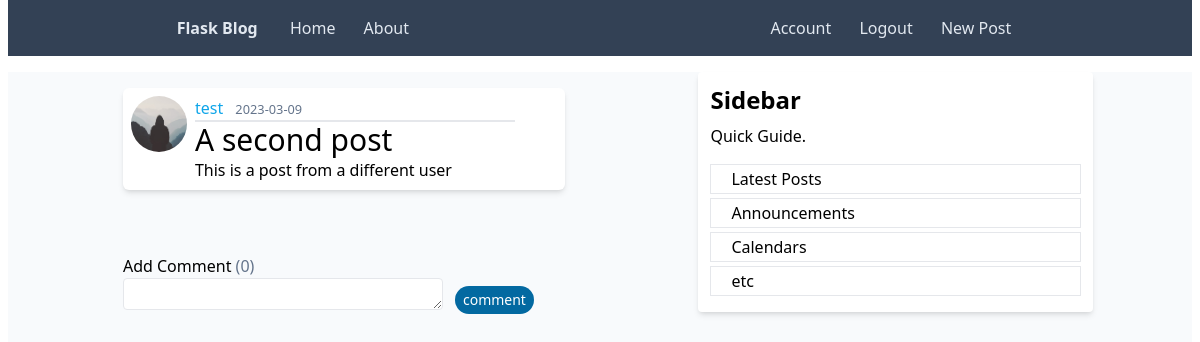
Page /post/2 (signed in) on the earlier database version.
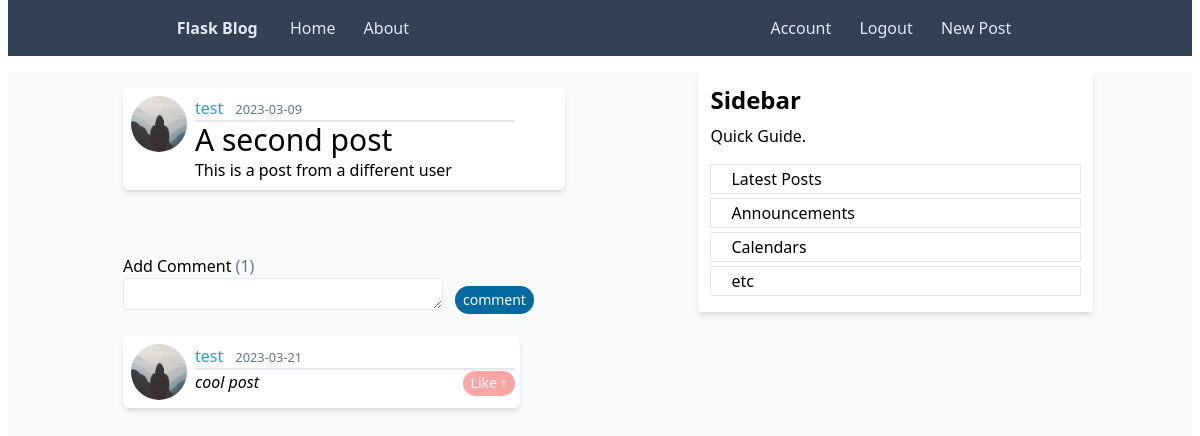
Same page on the later database version.
### flask_blog/models.py (models this page shows, shortened)
class User(db.Model, UserMixin):
    id = db.Column(db.Integer, primary_key=True)
    username = db.Column(db.String(20), unique=True, nullable=False)
    email = db.Column(db.String(120), unique=True, nullable=False)
    image_file = db.Column(db.String(20), nullable=False, default="default.jpg")
    password = db.Column(db.String(60), nullable=False)
    posts = db.Relationship("Post", backref="author", lazy=True)
    comments = db.Relationship("Comment", backref="user", lazy=True)
    likes= db.Relationship("Like", backref="user",lazy=True)

class Post(db.Model):
    id = db.Column(db.Integer, primary_key=True)
    title = db.Column(db.String(100), nullable=False)
    date_posted = db.Column(db.DateTime, nullable=False, default=datetime.utcnow)
    content = db.Column(db.Text, nullable=False)
    user_id = db.Column(db.Integer, db.ForeignKey("user.id"), nullable=False)
    comments = db.Relationship("Comment", backref="post", lazy=True)
    likes= db.Relationship("Like", backref="Post",lazy=True)

class Comment(db.Model):
    id = db.Column(db.Integer, primary_key=True)
    comment = db.Column(db.String(100), nullable=False)
    date_posted = db.Column(db.DateTime, nullable=False, default=datetime.utcnow)
    user_id = db.Column(db.Integer, db.ForeignKey("user.id"), nullable=False)
    post_id = db.Column(db.Integer, db.ForeignKey("post.id"), nullable=False)
    likes= db.Relationship("Like", backref="comment",lazy=True)

class Like(db.Model):
    id = db.Column(db.Integer, primary_key=True)
    comment_id = db.Column(db.Integer, db.ForeignKey("comment.id"), nullable=True)
    date_posted = db.Column(db.DateTime, nullable=False, default=datetime.utcnow)
    user_id = db.Column(db.Integer, db.ForeignKey("user.id"), nullable=False)
    post_id = db.Column(db.Integer, db.ForeignKey("post.id"), nullable=True)

### flask_blog/posts/routes.py (the view)
@posts.route("/post/<int:post_id>")
@login_required
def post(post_id):
    form = CommentForm()
    post = query_one_filtered(Post, id=post_id)
    if not post:
        abort(404)
    comments = query_all_filtered(Comment, post_id=post.id)
    return render_template(
        "post.html", title=post.title, post=post, form=form, comments=comments
    )

### flask_blog/posts/forms.py
class CommentForm(FlaskForm):
    comment = TextAreaField(
        "comment",
        validators=[
            DataRequired(),
            Length(max=80, message="Too long max 8 characters"),
        ],
    )
    submit = SubmitField("comment")

### flask_blog/__init__.py (called while the page is built)
def query_one_filtered(table, **kwargs):
    return db.session.execute(db.select(table).filter_by(**kwargs)).scalar_one_or_none()

def query_all_filtered(table, **kwargs):
    return db.session.execute(db.select(table).filter_by(**kwargs)).scalars().all()

### flask_blog/models.py (called while the page is built)
@login_manager.user_loader
def load_user(user_id):
    return query_one_filtered(User, id=user_id)

### flask_blog/templates/post.html (shortened to what this page needs)
{% extends "base.html" %} {% block content%}
<article class=" rounded-md media content-section shadow-md p-2 flex flex-row bg-white">
	<img class="rounded-full h-[3.5rem] w-[3.5rem]"
		src="{{url_for('static',filename='profile_pics/' + post.author.image_file)}}">
	<div class="pl-2 ">
		<div class="border-b-2 w-[20rem]">
			<a class="mr-2 text-sky-500" href="{{url_for('users.user_posts',username=post.author.username)}}">{{
				post.author.username }}</a>
			<small class="text-slate-500">{{ post.date_posted.strftime('%Y-%m-%d') }}</small>
		</div>
		<h2 class="font-medium text-3xl">{{ post.title }}</h2>
		<p class="article-content">{{ post.content }}</p>
	</div>
</article>
<br><br>
<div>
	<form action="{{url_for('posts.send_comment',post_id=post.id)}}" method="post">
		<fieldset>
			<legend>Add Comment <span class="text-slate-500">({{comments|count}})</span></legend>
			<div class="flex flex-row  align-center gap-3">
				<div>
					{%if form.comment.errors%}
					{{form.comment(class="w-80 border-rose-600 border-2 h-8 rounded" )}}
					<div class="text-rose-600 text-sm">
						{% for error in form.comment.errors %}
						<span>{{error}}</span>
						{%endfor%}
					</div>
					{%else%}
					{{form.comment(class=" w-80 border h-8 rounded ")}}
					{%endif%}
				</div>
				<div>
					{{form.submit(class='rounded-full bg-sky-700 text-base md:text-sm text-white hover:cursor-pointer
					px-2
					py-1 mt-2 w-auto')}}
				</div>
			</div>
		</fieldset>
	</form>
</div>
{%if comments %}
<div class="flex flex-col justify-center gap-2 mt-3">
	{%for comment in comments%}
	<article class=" rounded-md media content-section shadow-md p-2 flex flex-row bg-white " style="max-width: 90%;">
		<img class="rounded-full h-[3.5rem] w-[3.5rem]"
			src="{{url_for('static',filename='profile_pics/' + comment.user.image_file)}}">
		<div class="pl-2 ">
			<div class="border-b-2 w-[20rem]">
				<a class="mr-2 text-sky-500" href="{{url_for('users.user_posts',username=comment.user.username)}}">{{
					comment.user.username }}</a>
				<small class="text-slate-500">{{ comment.date_posted.strftime('%Y-%m-%d') }}</small>
			</div>
			<section class="flex flex-row justify-between">
			<p class="article-content italic">{{ comment.comment }}</p>
			{%if comment.likes%}
			{%for like in comment.likes%}
			<form action="{{url_for('posts.like_comment',comment_id=comment.id)}}" method="post">
				{% if not like.user_id==current_user.id %}
				<button type="submit" class="bg-red-300 text-white hover:cursor-pointer p-1
			py-[0.1rem] px-2 w-full rounded-full text-sm ">Like  <small>{{comment.likes|count}}</small></button>{%else%}<button
					type="submit"
					class="bg-red-300 text-white hover:cursor-pointer p-1 px-2 py-[0.1rem] w-full rounded-full text-sm">
					Unlike  <small>{{comment.likes|count}}</small></button>
				{%endif%}
			</form>{%endfor%}{%else%}<form action="{{url_for('posts.like_comment',comment_id=comment.id)}}"
				method="post"><button type="submit" class="bg-red-300 text-white hover:cursor-pointer p-1
			py-[0.1rem] px-2 w-full rounded-full text-sm ">Like <small>{{comment.likes|count}}</small></button>
			</form>{%endif%}</section>
		</div>
	</article>
	{%endfor%}
</div>
{%endif%}
{%endblock content%}

### flask_blog/templates/base.html (shortened to what this page needs)
<!DOCTYPE html>
<html lang="en">
<head>
    <link rel="stylesheet" href="{{url_for('static',filename='output.css')}}">
</head>
<body class="mx-2">
    <header>
        <nav>
            <div class=" flex flex-row items-center justify-around py-4 bg-slate-700">
                <div>
                    <a class="font-bold mr-4 text-slate-200" href="{{url_for('main.home')}}">Flask Blog</a>
                    <a class="font-medium px-3 py-2 text-slate-200 rounded-lg hover:bg-slate-100 hover:text-black"
                        href="{{url_for('main.home')}}">Home</a>
                    <a class="font-medium px-3 py-2 text-slate-200 rounded-lg hover:bg-slate-100 hover:text-black"
                        href="{{url_for('main.about')}}">About</a>
                </div>
                <div>
                    {%if current_user.is_authenticated%}
                    <a class="font-medium px-3 py-2 text-slate-200 rounded-lg hover:bg-slate-100 hover:text-black"
                        href="{{url_for('users.account')}}">Account</a>
                    <a class="font-medium px-3 py-2 text-slate-200 rounded-lg hover:bg-slate-100 hover:text-black"
                        href="{{url_for('users.logout')}}">Logout</a>
                    <a class="font-medium px-3 py-2 text-slate-200 rounded-lg hover:bg-slate-100 hover:text-black"
                        href="{{url_for('posts.new_post')}}">New Post</a>
                    {%else%}
                    <a class="font-medium px-3 py-2 text-slate-200 rounded-lg hover:bg-slate-100 hover:text-black"
                        href="{{url_for('users.login')}}">Login</a>
                    <a class="font-medium px-3 py-2 text-slate-200 rounded-lg hover:bg-slate-100 hover:text-black"
                        href="{{url_for('users.register')}}">Register</a>
                    {%endif%}
                </div>
            </div>
        </nav>
    </header>
    <main class=" bg-slate-50 w-full mt-4 h-screen">
        <div class="flex flex-row justify-around ">
            <div class="p-4 flex {%if title != 'cgpa'%}-mr-10{%endif%} flex-col gap-2 {%if title != 'cgpa'%}w-2/5{%endif%}">
                {% block content%}
                {% endblock content %}
            </div>
            {% if title!='cgpa' %}
            <div class="p-3 bg-white -ml-10 rounded w-1/3 shadow-md h-60">
                <div class="flex flex-col gap-1 h-full">
                    <h3 class="font-bold text-2xl h-1/4">Sidebar</h3>
                    <p class='w-3/4 h-1/4'>Quick Guide.
                    <ul class="h-3/4">
                        <li class="pl-5 py-1 mb-1 border  leading-tight">Latest Posts</li>
                        <li class="pl-5 py-1 mb-1 border  leading-tight">Announcements</li>
                        <li class="pl-5 py-1 mb-1 border leading-tight">Calendars</li>
                        <li class="pl-5 py-1 border leading-tight">etc</li>
                    </ul>
                    </p>
                </div>
            </div>
            {%endif%}
        </div>
    </main>
</body>
</html>

Differences in the rows shown:
added Comment: image_file (placeholder picture), user.username "test", date_posted "2023-03-21", comment "cool post"
added Like: likes|count "1"
Other differences:
{{ comments|count }}: "0" → "1"
